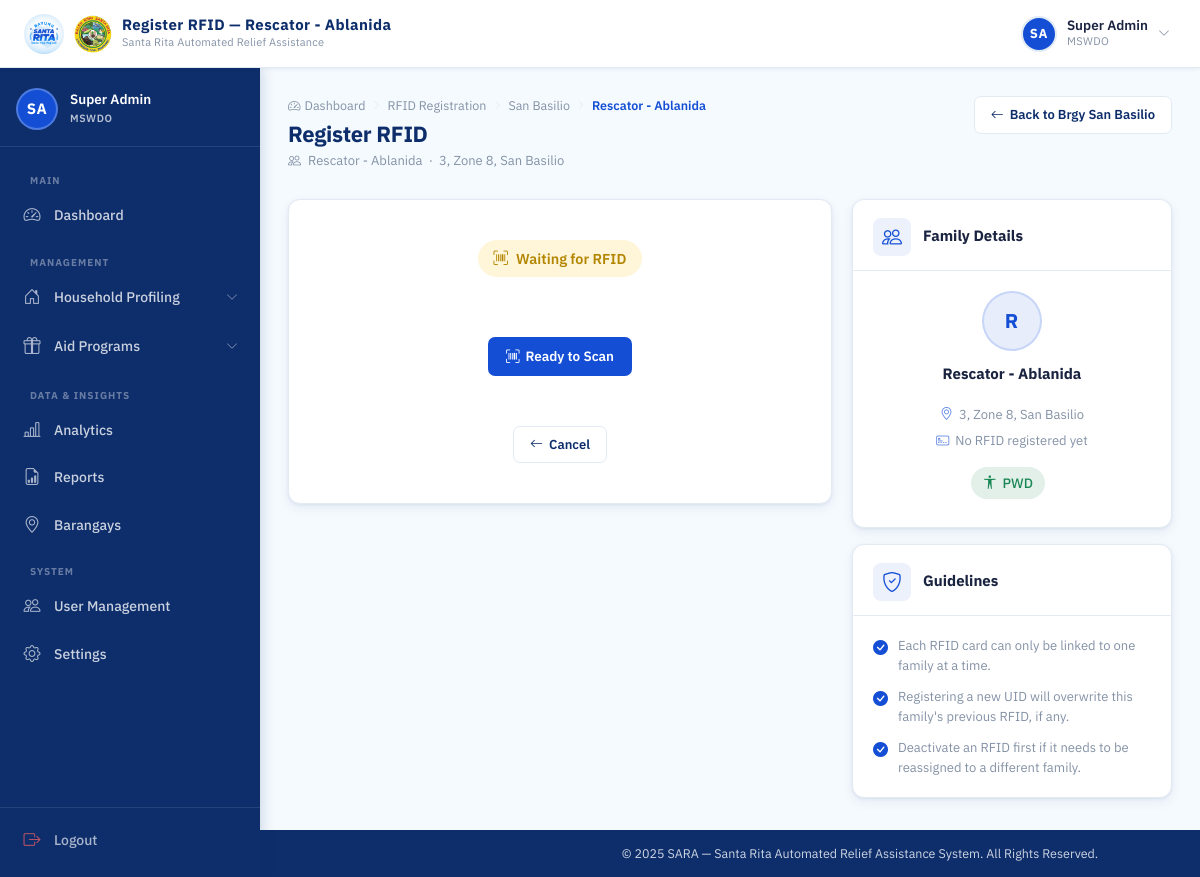
Before: /mswdo/rfid/register/73/ (signed in) with the older database file.
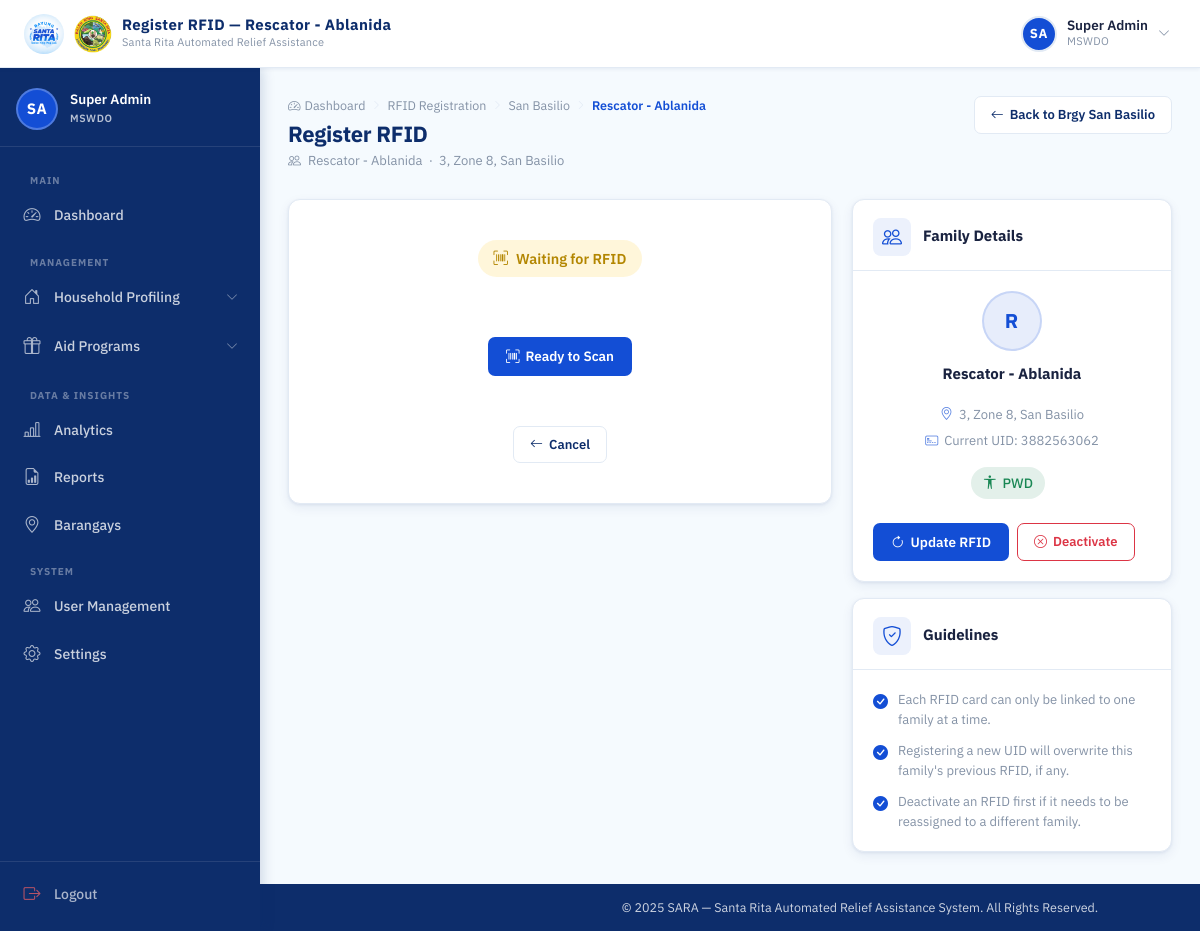
After: the same page with the newer database file.
### households/models.py (models this page shows, shortened)
class Family(models.Model):
    household = models.ForeignKey(Household, on_delete=models.CASCADE, related_name='families')
    family_name = models.CharField(max_length=100)
    rfid_uid = models.CharField(
        max_length=50,
        unique=True,
        null=True,
        blank=True
    )
    is_active = models.BooleanField(default=True)
    is_archived = models.BooleanField(default=False)
    archived_at = models.DateTimeField(null=True, blank=True)
    archived_by = models.ForeignKey(settings.AUTH_USER_MODEL, on_delete=models.SET_NULL, null=True, blank=True, related_name='+')

class Household(models.Model):
    barangay = models.ForeignKey(Barangay, on_delete=models.CASCADE, related_name='households')
    zone = models.ForeignKey(Zone, on_delete=models.CASCADE, related_name='households')
    LAND_USE_CHOICES = (
        ('RESIDENTIAL', 'Residential'),
        ('AGRICULTURAL', 'Agricultural'),
        ('COMMERCIAL', 'Commercial'),
        ('INDUSTRIAL', 'Industrial'),
        ('INSTITUTIONAL', 'Institutional'),
        ('FISHING', 'Fishing'),
    )
    HAZARD_CHOICES = (
        ('NONE', 'No Hazard'),
        ('FLOOD', 'Flood'),
        ('LANDSLIDE', 'Landslide'),
        ('FIRE', 'Fire'),
        ('EARTHQUAKE', 'Earthquake/Fault'),
        ('RIVERBANK_EROSION', 'Riverbank Erosion'),
        ('OTHER', 'Other'),
    )
    house_number = models.CharField(max_length=50)
    land_use = models.CharField(max_length=20, choices=LAND_USE_CHOICES)
    hazard_exposure = models.CharField(max_length=20, choices=HAZARD_CHOICES)
    flood_depth = models.CharField(max_length=50, blank=True)
    flood_frequency = models.CharField(max_length=50, blank=True)
    hazard_other_description = models.CharField(max_length=255, blank=True)
    accessibility = models.CharField(max_length=255, blank=True)
    location_notes = models.CharField(max_length=255, blank=True)
    latitude = models.DecimalField(max_digits=9, decimal_places=6, null=True, blank=True)
    longitude = models.DecimalField(max_digits=9, decimal_places=6, null=True, blank=True)
    @property
    def address(self):
        return f"{self.house_number}, {self.zone.name}, {self.barangay.name}"

class Zone(models.Model):
    barangay = models.ForeignKey(Barangay, on_delete=models.CASCADE, related_name='zones')
    name = models.CharField(max_length=50)

### accounts/models.py (models this page shows, shortened)
class Barangay(models.Model):
    name = models.CharField(max_length=100, unique=True)

### rfid/views.py (the view, shortened to what this page needs)
# urls.py: path('mswdo/rfid/register/', views.register_rfid, name='register_rfid'),
@login_required
@session_protected
@mswdo_or_staff_required
def register_rfid(request, family_id=None):
    if family_id:
        selected_family = get_object_or_404(Family, id=family_id)
        error = success = None
        success_type = None
        members = selected_family.members.all()
        has_senior = members.filter(is_senior_citizen=True).exists()
        has_pwd = members.filter(is_pwd=True).exists()
        has_solo_parent = members.filter(is_solo_parent=True).exists()
        return render(request, 'accounts/register_rfid_form.html', {
            'selected_family': selected_family,
            'error': error,
            'success': success,
            'success_type': success_type,
            'has_senior': has_senior,
            'has_pwd': has_pwd,
            'has_solo_parent': has_solo_parent,
            'requires_auth': True,
        })

### accounts/context_processors.py (called while the page is built)
def auth_required(request):
    return {
        'requires_auth': request.user.is_authenticated
    }

### accounts/templates/accounts/register_rfid_form.html (shortened to what the changed rows need)
{% extends 'base.html' %}
{% load static %}
{% block navbar_title %}Register RFID — {{ selected_family.family_name }}{% endblock %}
{% block css %}
<link rel="stylesheet" href="{% static 'css/mswdo_dashboard.css' %}">
<link rel="stylesheet" href="{% static 'css/barangay_accounts.css' %}">
<link rel="stylesheet" href="{% static 'css/barangay_list.css' %}">
<link rel="stylesheet" href="{% static 'css/households.css' %}">
<link rel="stylesheet" href="{% static 'css/scan_rfid.css' %}">
{% endblock %}
{% block content %}
<div class="dash-page-header">
  <div>
    <div class="page-breadcrumb">
      <a href="{% if request.user.role == 'MSWDO' %}{% url 'mswdo_dashboard' %}{% else %}{% url 'staff_dashboard' %}{% endif %}" class="breadcrumb-link"><i class="bi bi-speedometer2"></i> Dashboard</a>
      <i class="bi bi-chevron-right breadcrumb-sep"></i>
      <a href="{% url 'register_rfid' %}" class="breadcrumb-link">RFID Registration</a>
      <i class="bi bi-chevron-right breadcrumb-sep"></i>
      <a href="{% url 'barangay_rfid_detail' selected_family.household.zone.barangay.id %}" class="breadcrumb-link">{{ selected_family.household.zone.barangay.name }}</a>
      <i class="bi bi-chevron-right breadcrumb-sep"></i>
      <span class="breadcrumb-current">{{ selected_family.family_name }}</span>
    </div>
    <h1 class="dash-page-title">Register RFID</h1>
    <p class="dash-page-sub">
      <i class="bi bi-people me-1"></i>
      {{ selected_family.family_name }}
      &nbsp;·&nbsp; {{ selected_family.household.address }}
    </p>
  </div>
  <div class="dash-header-actions">
    <a href="{% url 'barangay_rfid_detail' selected_family.household.zone.barangay.id %}" class="btn-dash-outline">
      <i class="bi bi-arrow-left"></i> Back to Brgy {{ selected_family.household.zone.barangay.name }}
    </a>
  </div>
</div>
<div class="form-page-layout">
  <div class="form-side">
    <div class="dash-panel">
      <div class="dash-panel__header">
        <div class="dash-panel__header-left">
          <div>
            <h2 class="dash-panel__title">Family Details</h2>
          </div>
        </div>
      </div>
      <div class="dash-panel__body">
        <div class="edit-member-info">
          <div class="edit-member-avatar">
            {{ selected_family.family_name|first|upper }}
          </div>
          <h3 class="edit-member-name">{{ selected_family.family_name }}</h3>
          <div class="edit-member-details">
            <div class="edit-member-meta">
              <span><i class="bi bi-geo-alt"></i> {{ selected_family.household.address }}</span>
              <span>
                <i class="bi bi-credit-card-2-front"></i>
                {% if selected_family.rfid_uid %}
                  Current UID: {{ selected_family.rfid_uid }}
                {% else %}
                  No RFID registered yet
                {% endif %}
              </span>
            </div>
            {% if has_senior or has_pwd or has_solo_parent %}
            <div class="mt-3">
            </div>
            {% endif %}
            {% if selected_family.rfid_uid %}
            <div class="mt-3 d-flex gap-2">
              <button type="button" class="btn-dash-primary" onclick="document.getElementById('rfidHiddenInput').focus();">
                <i class="bi bi-arrow-clockwise"></i> Update RFID
              </button>
              <form method="post" action="{% url 'deactivate_rfid' selected_family.id %}?redirect_to=register_rfid" class="d-inline" onsubmit="return confirm('Are you sure you want to deactivate this RFID? This action cannot be undone.');">
                <button type="submit" class="btn-dash-outline" style="color: #dc3545; border-color: #dc3545;">
                  <i class="bi bi-x-circle"></i> Deactivate
                </button>
              </form>
            </div>
            {% endif %}
          </div>
        </div>
      </div>
    </div>
    <div class="dash-panel">
      <div class="dash-panel__header">
        <div class="dash-panel__header-left">
          <div>
            <h2 class="dash-panel__title">Guidelines</h2>
          </div>
        </div>
      </div>
    </div>
  </div>
</div>
{% endblock %}

Changed rows visible on the page:
changed Family "Rescator - Ablanida": rfid_uid (not shown) → "3882563062"
Other visible differences:
text no longer shown: "No RFID registered yet"
text now shown: "Current UID: Update RFID Deactivate"
